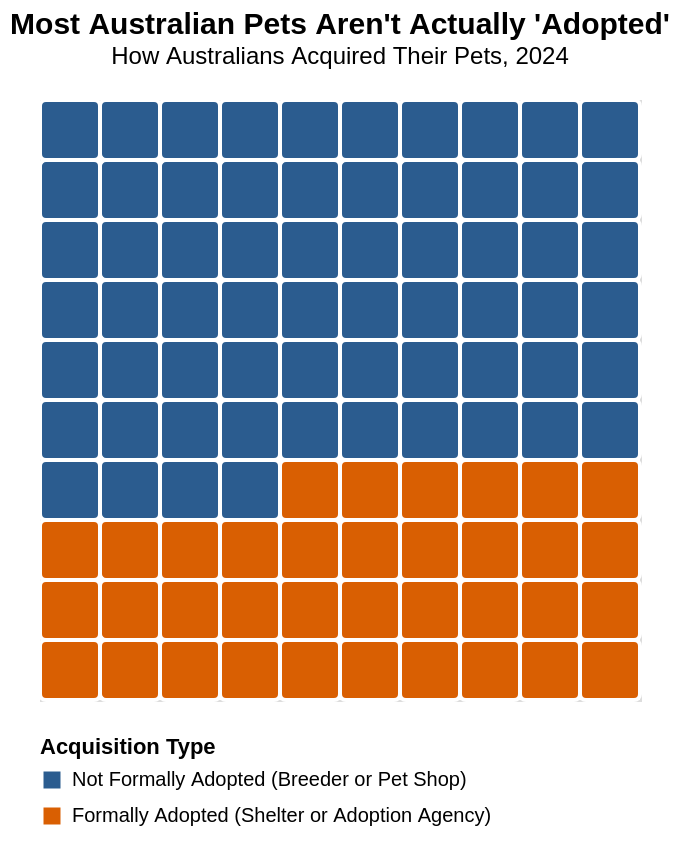

Specify this chart in Vega-Lite:
### Vega-Lite specification from a JSON file in a GitHub repository (floating-point values rounded to 4 significant figures)
{"$schema": "https://vega.github.io/schema/vega-lite/v5.json", "width": 300, "height": 300, "title": {"text": "Most Australian Pets Aren't Actually 'Adopted'", "subtitle": "How Australians Acquired Their Pets, 2024", "fontSize": 15, "offset": 15}, "data": {"values": [{"Category": "Not Formally Adopted (Breeder or Pet Shop)", "Percentage": 0.637, "Count": 64, "order": 1}, {"Category": "Formally Adopted (Shelter or Adoption Agency)", "Percentage": 0.363, "Count": 36, "order": 2}]}, "transform": [{"calculate": "sequence(1, datum.Count + 1)", "as": "sq"}, {"flatten": ["sq"]}, {"window": [{"op": "row_number", "as": "id"}], "sort": [{"field": "order", "order": "ascending"}]}, {"calculate": "ceil(datum.id / 10)", "as": "row"}, {"calculate": "((datum.id - 1) % 10) + 1", "as": "col"}], "mark": {"type": "rect", "stroke": "#ffffff", "strokeWidth": 2, "cornerRadius": 3}, "encoding": {"x": {"field": "col", "type": "ordinal", "axis": null, "scale": {"step": 28}}, "y": {"field": "row", "type": "ordinal", "axis": null, "scale": {"step": 28}, "sort": "ascending"}, "color": {"field": "Category", "type": "nominal", "scale": {"domain": ["Not Formally Adopted (Breeder or Pet Shop)", "Formally Adopted (Shelter or Adoption Agency)"], "range": ["#2b5c8f", "#d95f02"]}, "legend": {"title": "Acquisition Type", "orient": "bottom", "columns": 1, "labelLimit": 0}}, "tooltip": [{"field": "Category", "type": "nominal", "title": "Acquisition Type:"}, {"field": "Percentage", "type": "quantitative", "title": "Share:", "format": ".1%"}]}}
